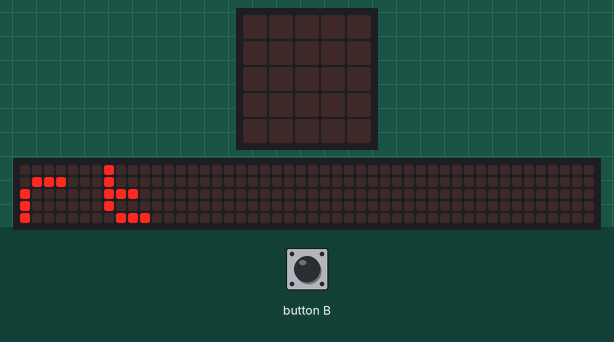
Bench run of a program on a simulated BBC micro:bit (MakeCode). Shown: the board's 5×5 LED display, a strip that is not on the board, showing the scrolling text unrolled. The inputs (shaded band) are chosen by the test bench. The 48×5 strip is a reading aid, not a part: it shows the text the display is scrolling, unrolled, one strip-width of it at a time.

Above: at 9.7 s.
11.2 s: button B pressed for 0.15 s
At 13.9 s:
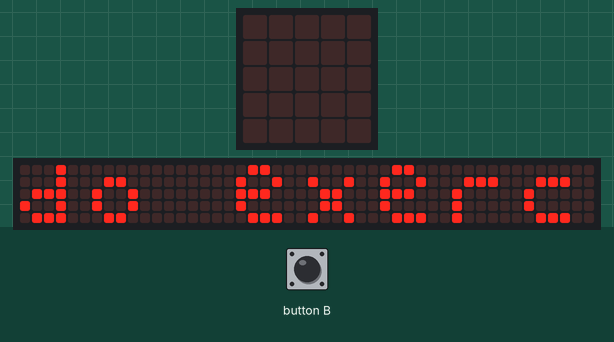
At 22.7 s:
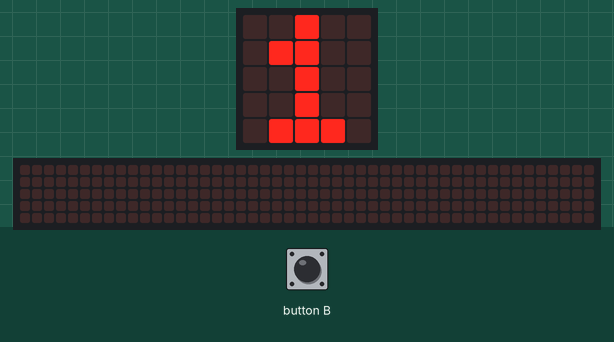

The program:

30_secs_workout.py
```python
work_secs = 5
rest_msecs = 30000

def on_button_pressed_b():
    timer = 0
    for index in range(2):
        basic.show_string("do exercise")
        while timer < work_secs:
            timer += 1
            basic.show_number(timer)
        basic.show_icon(IconNames.CHESSBOARD)
        basic.show_string("take a break!!!")
        basic.pause(rest_msecs)
    while timer < work_secs:
        timer += 1
        basic.show_number(timer)
        basic.show_string("ur nice and healthy")

input.on_button_pressed(Button.B, on_button_pressed_b)

basic.show_string("B to start")
```

Measured:
- after the input at 11.2 s, the display: changes after 0.15 s (image 1)
- what the display in image 1 shows lasts 0.6 s, from 13.6 s to 14.2 s
- what the display in image 2 shows lasts 0.7 s, from 22.2 s to 22.9 s
